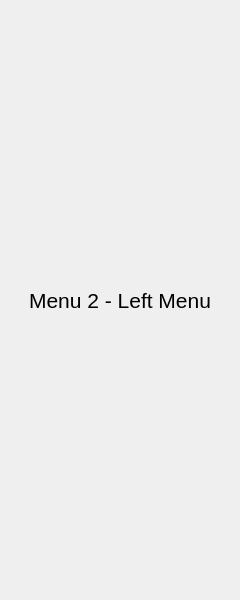
<?xml version="1.0" encoding="UTF-8"?>
<ui version="4.0">
 <class>LeftColumn</class>
 <widget class="QWidget" name="LeftColumn">
  <property name="geometry">
   <rect>
    <x>0</x>
    <y>0</y>
    <width>240</width>
    <height>600</height>
   </rect>
  </property>
  <property name="windowTitle">
   <string>Form</string>
  </property>
  <layout class="QVBoxLayout" name="main_pages_layout">
   <property name="spacing">
    <number>0</number>
   </property>
   <property name="leftMargin">
    <number>5</number>
   </property>
   <property name="topMargin">
    <number>5</number>
   </property>
   <property name="rightMargin">
    <number>5</number>
   </property>
   <property name="bottomMargin">
    <number>5</number>
   </property>
   <item>
    <widget class="QStackedWidget" name="menus">
     <property name="currentIndex">
      <number>1</number>
     </property>
     <widget class="QWidget" name="menu_1">
      <layout class="QVBoxLayout" name="verticalLayout">
       <property name="spacing">
        <number>5</number>
       </property>
       <property name="leftMargin">
        <number>5</number>
       </property>
       <property name="topMargin">
        <number>5</number>
       </property>
       <property name="rightMargin">
        <number>5</number>
       </property>
       <property name="bottomMargin">
        <number>5</number>
       </property>
       <item>
        <widget class="QLabel" name="label_1">
         <property name="font">
          <font>
           <pointsize>16</pointsize>
          </font>
         </property>
         <property name="styleSheet">
          <string notr="true">font-size: 16pt</string>
         </property>
         <property name="text">
          <string>Menu 1 - Left Menu</string>
         </property>
         <property name="alignment">
          <set>Qt::AlignCenter</set>
         </property>
        </widget>
       </item>
      </layout>
     </widget>
     <widget class="QWidget" name="menu_2">
      <layout class="QVBoxLayout" name="verticalLayout_2">
       <property name="spacing">
        <number>5</number>
       </property>
       <property name="leftMargin">
        <number>5</number>
       </property>
       <property name="topMargin">
        <number>5</number>
       </property>
       <property name="rightMargin">
        <number>5</number>
       </property>
       <property name="bottomMargin">
        <number>5</number>
       </property>
       <item>
        <widget class="QLabel" name="label_2">
         <property name="font">
          <font>
           <pointsize>16</pointsize>
          </font>
         </property>
         <property name="styleSheet">
          <string notr="true">font-size: 16pt</string>
         </property>
         <property name="text">
          <string>Menu 2 - Left Menu</string>
         </property>
         <property name="alignment">
          <set>Qt::AlignCenter</set>
         </property>
        </widget>
       </item>
      </layout>
     </widget>
    </widget>
   </item>
  </layout>
 </widget>
 <resources/>
 <connections/>
</ui>
